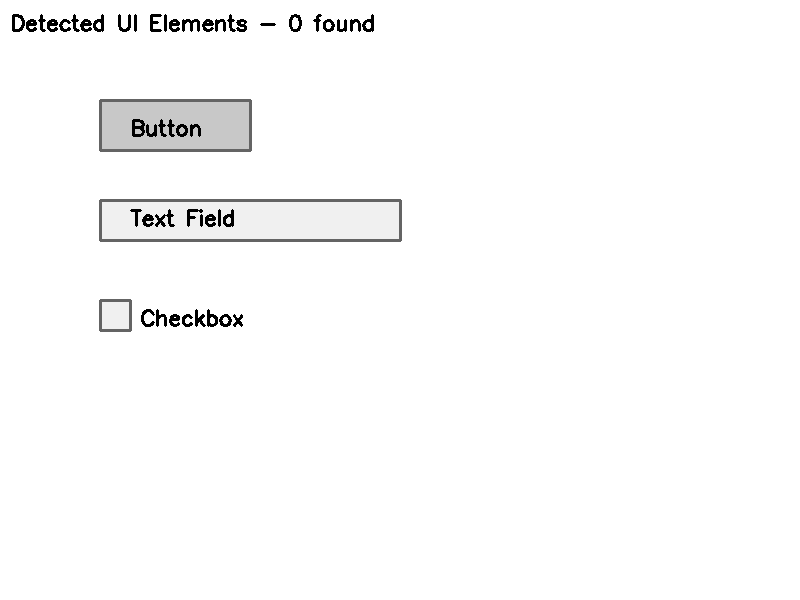
#> input picture detection_sample_ui.png, 800 x 600 px
$ python -i standalone_ui_intelligence_demo.py   (imports and definitions only)
#> lines starting #> are read from the running program, lines starting #| are printed output that depends on the picture; after the words box and inside, x2 and y2 are one past the last pixel; in counts of white or black regions, pixels touching at a corner belong together
"""
NEXUS Adaptive UI Intelligence Demonstration

This standalone script demonstrates the advanced UI detection and understanding
capabilities without requiring the full NEXUS package structure.

Key features demonstrated:
1. Multi-strategy UI element detection
2. Semantic understanding of elements
3. Adaptive confidence calibration
4. Hierarchical element relationships
"""

import os
import cv2
import numpy as np
import time
import logging
import json
from datetime import datetime
from typing import Dict, List, Tuple, Optional, Any, Union
from dataclasses import dataclass, field
import base64
import threading
import queue
from collections import defaultdict

# Set up logging
# [2 lines not run here, left out]
logger = logging.getLogger(__name__)

# Create output directories
# [2 lines not run here, left out]

# =====================================================================
# Data Structures
# =====================================================================

@dataclass
class UIElement:
    """Represents a detected UI element with all its properties"""
    element_id: str
    element_type: str
    bbox: Tuple[int, int, int, int]  # (x1, y1, x2, y2)
    confidence: float
    center: Tuple[int, int] = field(init=False)
    width: int = field(init=False)
    height: int = field(init=False)
    text: str = ""
    state: Dict[str, Any] = field(default_factory=dict)
    attributes: Dict[str, Any] = field(default_factory=dict)
    parent_id: Optional[str] = None
    children_ids: List[str] = field(default_factory=list)
    detection_method: str = "unknown"

    def __post_init__(self):
        """Calculate derived properties after initialization"""
        x1, y1, x2, y2 = self.bbox
        self.width = x2 - x1
        self.height = y2 - y1
        self.center = (x1 + self.width // 2, y1 + self.height // 2)

    # [17 lines left out: function to_dict, not called in this run]

@dataclass
class UIAnalysisResult:
    """Complete result of UI analysis"""
    elements: List[UIElement]
    structure: Dict[str, Any] = field(default_factory=dict)
    application_type: str = ""
    confidence: float = 0.0
    processing_time: float = 0.0
    analyzer_version: str = "0.1.0"

# =====================================================================
# Core Detection Components
# =====================================================================

class AdaptiveDetector:
    """
    Advanced UI element detector using multiple strategies.

    This detector combines edge detection, color analysis, and feature detection
    to identify UI elements with high accuracy.
    """

    def __init__(self):
        # Counter for generating element IDs
        self.element_counter = 0

        # Set up color profiles for common UI elements
        self.ui_color_profiles = {
            "button": {
                "light": [(200, 200, 200), (240, 240, 240)],  # Light gray buttons
                "dark": [(40, 40, 40), (80, 80, 80)],         # Dark gray buttons
                "accent": [(0, 120, 215), (0, 150, 255)]      # Blue accent buttons
            },
            "text_field": {
                "light": [(240, 240, 240), (255, 255, 255)],  # White text fields
                "dark": [(30, 30, 30), (50, 50, 50)]          # Dark text fields
            },
            "icon": {
                "standard": [(0, 0, 0), (50, 50, 50)],        # Dark icons
                "accent": [(0, 120, 215), (0, 150, 255)]      # Blue accent icons
            }
        }

        logger.info("AdaptiveDetector initialized")

    def detect_elements(self, image: np.ndarray) -> List[UIElement]:
        """
        Detect UI elements using multiple strategies.

        Args:
            image: Screenshot to analyze

        Returns:
            List of detected UI elements
        """
        if image is None or image.size == 0:
            logger.error("Invalid image provided")
            return []

        # Reset element counter
        self.element_counter = 0

        # Convert to grayscale if not already
        if len(image.shape) == 3:
            grayscale = cv2.cvtColor(image, cv2.COLOR_BGR2GRAY)
        else:
            grayscale = image.copy()

        # Apply different detection strategies
        all_elements = []

        # 1. Edge-based detection
        edge_elements = self._detect_with_edges(grayscale, image)
        all_elements.extend(edge_elements)

        # 2. Color-based detection
        color_elements = self._detect_with_colors(image)
        all_elements.extend(color_elements)

        # Filter overlapping elements
        filtered_elements = self._filter_elements(all_elements)

        # Establish parent-child relationships
        hierarchical_elements = self._build_element_hierarchy(filtered_elements)

        logger.info(f"Detected {len(hierarchical_elements)} UI elements")
        return hierarchical_elements

    def _generate_element_id(self) -> str:
        """Generate a unique ID for an element"""
        self.element_counter += 1
        return f"ui_element_{self.element_counter}"

    def _detect_with_edges(self, grayscale: np.ndarray, original: np.ndarray) -> List[UIElement]:
        """Detect UI elements using edge detection"""
        elements = []

        # Apply Canny edge detection
        edges = cv2.Canny(grayscale, 50, 150)

        # Dilate to connect broken lines
        kernel = np.ones((2, 2), np.uint8)
        dilated = cv2.dilate(edges, kernel, iterations=1)

        # Find contours
        contours, _ = cv2.findContours(dilated, cv2.RETR_EXTERNAL, cv2.CHAIN_APPROX_SIMPLE)

        for contour in contours:
            # Filter small contours
            if cv2.contourArea(contour) < 100:
                continue

            # Get bounding rectangle
            x, y, w, h = cv2.boundingRect(contour)

            # Calculate aspect ratio
            aspect_ratio = w / h if h > 0 else 0

            # Calculate fill ratio
            contour_area = cv2.contourArea(contour)
            bbox_area = w * h
            fill_ratio = contour_area / bbox_area if bbox_area > 0 else 0

            # Classify element type based on geometry
            element_type, confidence = self._classify_by_geometry(w, h, aspect_ratio, fill_ratio)

            # Create element
            element = UIElement(
                element_id=self._generate_element_id(),
                element_type=element_type,
                bbox=(x, y, x + w, y + h),
                confidence=confidence,
                detection_method="edge"
            )

            elements.append(element)

        return elements

    def _detect_with_colors(self, image: np.ndarray) -> List[UIElement]:
        """Detect UI elements using color analysis"""
        elements = []

        # Convert to HSV for better color segmentation
        hsv = cv2.cvtColor(image, cv2.COLOR_BGR2HSV)

        # Process each color profile
        for element_type, profiles in self.ui_color_profiles.items():
            for profile_name, (lower_rgb, upper_rgb) in profiles.items():
                # Convert RGB to HSV
                lower_hsv = cv2.cvtColor(np.uint8([[lower_rgb]]), cv2.COLOR_RGB2HSV)[0][0]
                upper_hsv = cv2.cvtColor(np.uint8([[upper_rgb]]), cv2.COLOR_RGB2HSV)[0][0]

                # Create mask
                mask = cv2.inRange(hsv, lower_hsv, upper_hsv)

                # Find contours
                contours, _ = cv2.findContours(mask, cv2.RETR_EXTERNAL, cv2.CHAIN_APPROX_SIMPLE)

                for contour in contours:
                    # Filter small contours
                    if cv2.contourArea(contour) < 150:
                        continue

                    # Get bounding rectangle
                    x, y, w, h = cv2.boundingRect(contour)

                    # Calculate confidence
                    peri = cv2.arcLength(contour, True)
                    approx = cv2.approxPolyDP(contour, 0.04 * peri, True)
                    regularity = 0.8 if len(approx) == 4 else 0.6

                    confidence = min(0.9, 0.6 + 0.3 * min(1.0, cv2.contourArea(contour) / 5000))
                    confidence *= regularity

                    # Create element
                    element = UIElement(
                        element_id=self._generate_element_id(),
                        element_type=element_type,
                        bbox=(x, y, x + w, y + h),
                        confidence=confidence,
                        detection_method=f"color_{profile_name}"
                    )

                    elements.append(element)

        return elements

    def _classify_by_geometry(self, width, height, aspect_ratio, fill_ratio) -> Tuple[str, float]:
        """Classify UI element based on geometry"""
        if 0.95 <= aspect_ratio <= 1.05:
            # Square elements
            if width < 30:
                return "icon", 0.75 if fill_ratio > 0.7 else 0.6
            else:
                return "button", 0.7 if fill_ratio > 0.8 else 0.6

        elif aspect_ratio > 3.0:
            # Wide elements
            if height < 30:
                return "menu_item", 0.65
            else:
                return "text_field", 0.7 if fill_ratio < 0.3 else 0.6

        elif aspect_ratio < 0.3:
            # Tall elements
            if width < 20:
                return "scrollbar", 0.7
            else:
                return "sidebar", 0.65

        else:
            # Default rectangles
            if width > 100 and height > 30:
                return "panel", 0.6
            elif width < 50 and height < 50:
                return "control", 0.65 if fill_ratio > 0.6 else 0.5
            else:
                return "button", 0.6

    def _filter_elements(self, elements: List[UIElement]) -> List[UIElement]:
        """Filter overlapping elements"""
        if not elements:
            return []

        # Sort by confidence
        elements.sort(key=lambda e: e.confidence, reverse=True)

        # Filter overlapping elements
        filtered = []
        for element in elements:
            should_keep = True

            for kept in filtered:
                iou = self._calculate_iou(element.bbox, kept.bbox)

                if iou > 0.7:
                    if element.element_type == kept.element_type:
                        should_keep = False
                        break

                    elif iou > 0.9:
                        should_keep = False
                        break

            if should_keep:
                filtered.append(element)

        return filtered

    def _build_element_hierarchy(self, elements: List[UIElement]) -> List[UIElement]:
        """Establish parent-child relationships"""
        # Sort by area (largest first)
        elements.sort(key=lambda e: e.width * e.height, reverse=True)

        # Find containment relationships
        for i, parent in enumerate(elements):
            parent_bbox = parent.bbox

            for j, child in enumerate(elements):
                if i == j:
                    continue

                if self._is_contained(child.bbox, parent_bbox):
                    child.parent_id = parent.element_id
                    if child.element_id not in parent.children_ids:
                        parent.children_ids.append(child.element_id)

        return elements

    def _is_contained(self, child_bbox, parent_bbox) -> bool:
        """Check if child is contained within parent"""
        c_x1, c_y1, c_x2, c_y2 = child_bbox
        p_x1, p_y1, p_x2, p_y2 = parent_bbox

        # Allow for some margin
        margin = 2
        return (p_x1 - margin <= c_x1 and c_x2 <= p_x2 + margin and
                p_y1 - margin <= c_y1 and c_y2 <= p_y2 + margin)

    def _calculate_iou(self, bbox1, bbox2) -> float:
        """Calculate Intersection over Union"""
        x1_1, y1_1, x2_1, y2_1 = bbox1
        x1_2, y1_2, x2_2, y2_2 = bbox2

        # Calculate intersection area
        x_left = max(x1_1, x1_2)
        y_top = max(y1_1, y1_2)
        x_right = min(x2_1, x2_2)
        y_bottom = min(y2_1, y2_2)

        if x_right < x_left or y_bottom < y_top:
            return 0.0

        intersection_area = (x_right - x_left) * (y_bottom - y_top)

        # Calculate union area
        bbox1_area = (x2_1 - x1_1) * (y2_1 - y1_1)
        bbox2_area = (x2_2 - x1_2) * (y2_2 - y1_2)
        union_area = bbox1_area + bbox2_area - intersection_area

        if union_area == 0:
            return 0.0

        return intersection_area / union_area


# =====================================================================
# Semantic Understanding Components
# =====================================================================

class SemanticAnalyzer:
    """
    Provides semantic understanding of UI elements.

    This component enhances detected UI elements with semantic information
    about their purpose, state, and relationships.
    """

    # [513 lines left out: functions __init__, enhance_elements, _extract_text, _add_semantic_understanding, _extract_json_from_llm_response, _add_heuristic_understanding, not called in this run]


class AdaptiveCalibrator:
    """
    Calibrates confidence scores based on feedback.

    This component learns from feedback to improve detection accuracy over time.
    """

    # [88 lines left out: functions __init__, calibrate_confidence, update_from_feedback, _has_sufficient_data, not called in this run]


# =====================================================================
# Main UI Intelligence System
# =====================================================================

class NexusUIIntelligence:
    """
    Main NEXUS UI Intelligence System.

    This class integrates detection, semantic understanding, and calibration
    into a unified system that learns and adapts over time.
    """

    # [512 lines left out: functions __init__, analyze_screenshot, provide_feedback, get_element_by_id, suggest_interactions, _determine_application_type and 6 more, not called in this run]


# [2 lines not run here, left out]

>>> import cv2
>>> picture = cv2.imread('detection_sample_ui.png')
#> picture is the input picture: shape (600, 800, 3); min 0, max 255, mean 250.5
>>> result = AdaptiveDetector().detect_elements(picture)
#> in _detect_with_edges, `edges = cv2.Canny(grayscale, 50, 150)`:
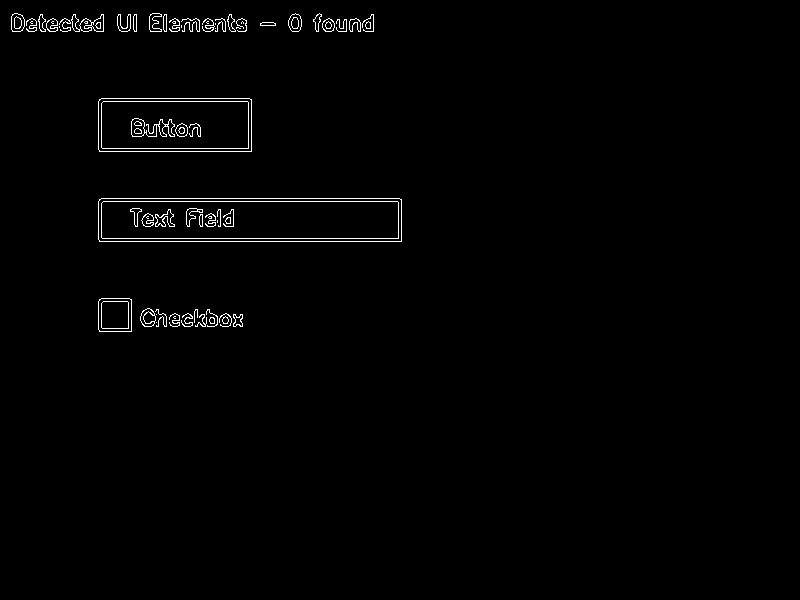
#> edges: shape (600, 800); 1.1% white in thin lines or dots, all inside (x1, y1, x2, y2) = (11, 13, 402, 332)
#> in _detect_with_edges, `dilated = cv2.dilate(edges, kernel, iterations=1)`:
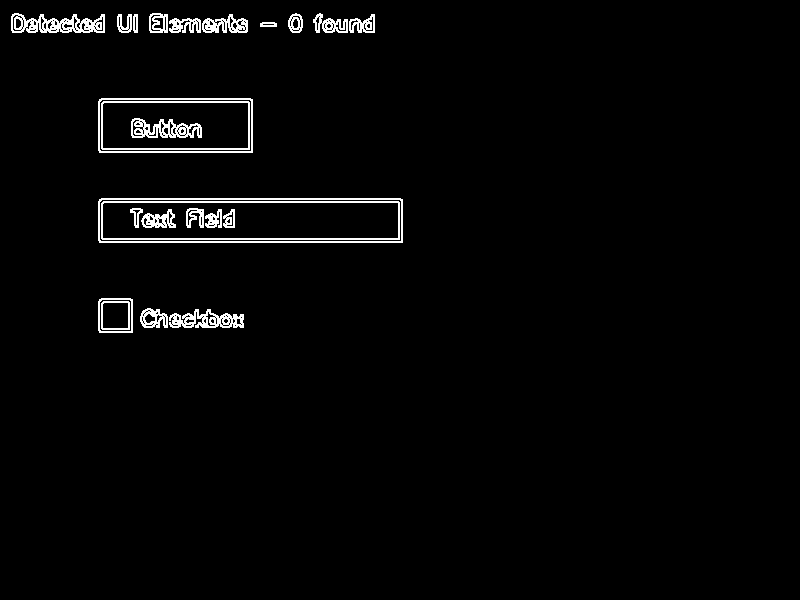
#> dilated: shape (600, 800); 2.3% white in thin lines or dots, all inside (x1, y1, x2, y2) = (11, 13, 403, 333)
#> in _detect_with_edges, `contours, _ = cv2.findContours(dilated, cv2.RETR_EXTERNAL, cv2.CHAIN_A..`: contours = 15 contours; largest, box (x1, y1, x2, y2) and area: (98, 198, 403, 243) 13369, (98, 98, 253, 153) 8309, (11, 13, 105, 33) 1228, (98, 298, 133, 333) 1149, (169, 309, 244, 328) 817
#> the loop in _detect_with_edges, `for contour in contours:` made 15 passes
#> (x, y, w, h, aspect_ratio, contour_area, bbox_area, fill_ratio) on passes 1, 2, 3, 4, 5, 7, 8, 9, 11, 12, 13, 14: (169, 309, 75, 19, 3.95, 817, 1425, 0.573), (140, 308, 28, 20, 1.4, 383.5, 560, 0.685), (98, 298, 35, 35, 1, 1149, 1225, 0.938), (98, 198, 305, 45, 6.78, 13369, 13725, 0.974), (98, 98, 155, 55, 2.82, 8309, 8525, 0.975), (169, 18, 32, 15, 2.13, 276, 480, 0.575), (349, 14, 26, 19, 1.37, 292.5, 494, 0.592), (202, 14, 46, 19, 2.42, 527, 874, 0.603), (117, 14, 15, 19, 0.789, 158, 285, 0.554), (313, 13, 35, 20, 1.75, 364, 700, 0.52), (288, 13, 15, 20, 0.75, 219, 300, 0.73), (149, 13, 19, 20, 0.95, 324, 380, 0.853)
#> after the loop in _detect_with_edges, `for contour in contours:`: elements = 13 items
#> in _detect_with_colors, `hsv = cv2.cvtColor(image, cv2.COLOR_BGR2HSV)`: hsv: shape (600, 800, 3); mean H, S, V 0, 0, 250.5
#> the loop in _detect_with_colors, `for element_type, profiles in self.ui_color_profiles.items():` made 3 passes
#> after the loop in _detect_with_colors, `for element_type, profiles in self.ui_color_profiles.items():`: mask: shape (600, 800); every value is 0
#> after the loop in _detect_with_colors, `for element_type, profiles in self.ui_color_profiles.items():`: elements = 7 items
#> the loop in _filter_elements, `for element in elements:` made 20 passes
#> the loop in _build_element_hierarchy, `for i, parent in enumerate(elements):` made 20 passes
